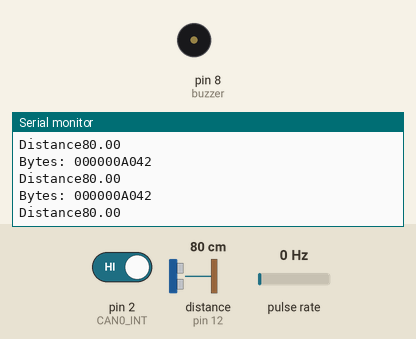
The sketch below on a simulated Arduino Uno, built with avr-gcc and run on an emulated ATmega328P. On the bench: buzzer (waves = sounding, pin HIGH), the last lines printed to the serial monitor. Wiring (inferred from the names in the program): ultrasonic range finder: trigger pin 13; echo pin 12; pulse sensor: data pin 3. Inputs (shaded band) come from the test bench; at power-on: distance to the obstacle (sensor on pin 12) 80 cm, pulse rate 0 Hz, pin 2 (CAN0_INT) HIGH. The echo pulse lasts 58.3 µs per cm; pins used as bus, display or sensor lines are not drawn.

Above: at 1.2 s.
1.3 s: distance to the obstacle (sensor on pin 12) set to 2 cm
At 1.59 s:
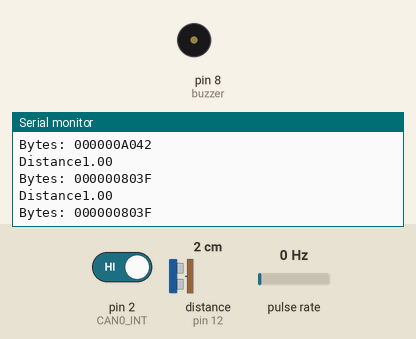
3.0 s: pulse rate (sensor on pin 3) set to 4 Hz
At 3.02 s:
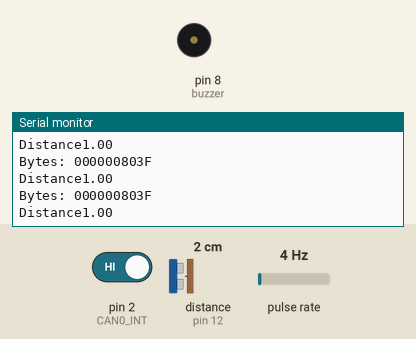
4.9 s: pin 2 (CAN0_INT) driven LOW
At 4.96 s:
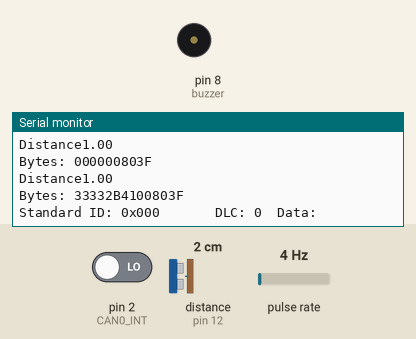
6.5 s: distance to the obstacle (sensor on pin 12) set to 35 cm
At 7.86 s:
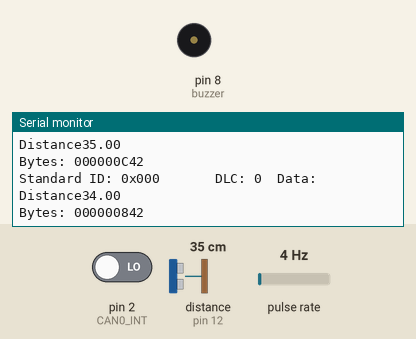
8.5 s: pulse rate (sensor on pin 3) set to 50 Hz
At 9.85 s:
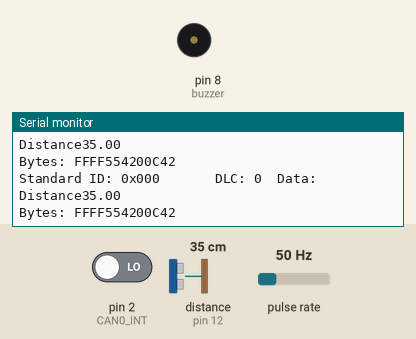
Timing chart, 0 to 11.1 s (numbered marks = the images above; inputs shaded):
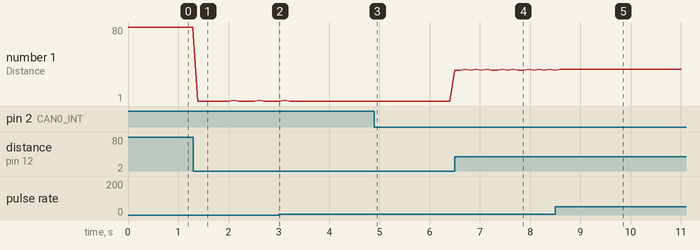

The sketch:

PDC_CAN_distance.ino
```cpp
#include <mcp_can.h>
#include <SPI.h>

// the cs pin of the version after v1.1 is default to D9
// v0.9b and v1.0 is default D10

const int SPI_CS_PIN = 9;
const unsigned int TRIG_PIN = 13;
const unsigned int ECHO_PIN = 12;
const int buzzer = 8;
const unsigned int BAUD_RATE = 115200;

#define ENCODER 3            //light detecting pin, connect D0 with 3
#define CIRCUMFERENCE 0.214  //enter in meter
#define PERIOD 0.1
#define CAN0_INT 2

long unsigned int rxId;
unsigned char len = 0;
unsigned char rxBuf[8];
char msgString[128];
volatile bool gearR = false;

volatile unsigned int counter = 0;
double rpm;
volatile unsigned int buzzer_cnt = 0;

void count() {
  counter++;
}

/* Union that can devide 4byte data */
union DataUnion {
  struct {
    float speed_kmh;
    float distance_cm;
  };

  byte bytes[8];
} data;

MCP_CAN CAN0(SPI_CS_PIN);
int dis_start = 0;

void setup() {
  Serial.begin(115200);

  if (CAN0.begin(MCP_ANY, CAN_500KBPS, MCP_16MHZ) == CAN_OK) {
    // Serial.println("MCP2515 Initialized Successfully!");
  } else {
    // Serial.println("Error Initializing MCP2515...");
  };

  CAN0.setMode(MCP_NORMAL);
  pinMode(CAN0_INT, INPUT);

  //set pin status
  pinMode(TRIG_PIN, OUTPUT);
  pinMode(ECHO_PIN, INPUT);
  pinMode(buzzer, OUTPUT);

  pinMode(ENCODER, INPUT);
  digitalWrite(ENCODER, HIGH);

  //interrupt to the PIN2, when rising edge count worksavrdude: ser_open(): can't open device "/dev/ttyACM0": No such file or directory
  int interrupt = (ENCODER == 2) ? 0 : 1;
  attachInterrupt(interrupt, count, RISING);
}

void loop() {
  static uint32_t previousMillis;

  if (!digitalRead(CAN0_INT)) {
    CAN0.readMsgBuf(&rxId, &len, rxBuf);  // Read data: len = data length, buf = data byte(s)

    if ((rxId & 0x80000000) == 0x80000000)  // Determine if ID is standard (11 bits) or extended (29 bits)
      sprintf(msgString, "Extended ID: 0x%.8lX  DLC: %1d  Data:", (rxId & 0x1FFFFFFF), len);
    else
      sprintf(msgString, "Standard ID: 0x%.3lX       DLC: %1d  Data:", rxId, len);

    Serial.print(msgString);

    if ((rxId & 0x40000000) == 0x40000000) {  // Determine if message is a remote request frame.
      sprintf(msgString, " REMOTE REQUEST FRAME");
      Serial.print(msgString);
    } else {
      if (rxId == 0x123) {
        for (byte i = 0; i < len; i++) {
          sprintf(msgString, " 0x%.2X", rxBuf[i]);
          Serial.print(msgString);
        }

        if (rxBuf[7] == 1) {
          gearR = true;
        } else {
          gearR = false;
          noTone(buzzer);
          // delay(100);
        }
      }
    }

    Serial.println();
  }

  digitalWrite(TRIG_PIN, LOW);
  delayMicroseconds(2);
  digitalWrite(TRIG_PIN, HIGH);
  delayMicroseconds(10);
  digitalWrite(TRIG_PIN, LOW);

  const unsigned long duration = pulseIn(ECHO_PIN, HIGH);
  // Serial.print("Duration");
  // Serial.println(duration);

  if (duration == 0) {
    // Serial.println("Warning: no pulse from sensor");
    // noTone(buzzer);
    // delay(100);
  } else {
  }

  float distance = duration / 29 / 2;
  Serial.print("Distance");
  Serial.println(distance);

  if (gearR == true) {
    if (distance <= 15 && distance > 7) {
      if (buzzer_cnt % 4 < 2) {
        tone(buzzer, 1000);
        delay(100);
      } else {
        noTone(buzzer);
        delay(100);
      }
    } else if (distance <= 7 && distance > 4) {
      if (buzzer_cnt % 2 == 0) {
        tone(buzzer, 1000);
        delay(100);
      } else {
        noTone(buzzer);
        delay(100);
      }
    } else if (distance <= 4) {
      tone(buzzer, 1000);
      delay(100);
    } else {
      noTone(buzzer);
      delay(100);
    }
  } else {
    delay(100);
  }

  data.distance_cm = distance;

  if (millis() - previousMillis >= 1000 * PERIOD) {
    rpm = (counter / 20.0) * 60 / PERIOD;
    data.speed_kmh = rpm * CIRCUMFERENCE * 100 / 60;

    counter = 0;
    previousMillis += 1000 * PERIOD;

    // Serial.print("RPM: ");
    // Serial.println(data.speed_kmh);
  }  // send data per 100ms

  static uint32_t lastCANSend = 0;
  if (millis() - lastCANSend >= 100) {
    lastCANSend = millis();
    byte sndStat = CAN0.sendMsgBuf(0x100, 0, 8, data.bytes);
    Serial.print("Bytes: ");
    for (int i = 0; i < 8; i++) {
      Serial.print(data.bytes[i], HEX);
    }
    Serial.println();

    if (sndStat == CAN_OK) {
      // Serial.println("Message Sent Successfully!");
    } else {
      Serial.println("Error Sending Message...");
    }
  }

  buzzer_cnt++;
}
```

Measured:
- after the input at 1.3 s, the serial monitor: prints a new line after 0.09 s (image 1)
- after the input at 4.9 s, the serial monitor: prints a new line after 0.06 s (image 3)
- after the input at 6.5 s, the serial monitor: prints a new line at once (image 4)
- after the input at 8.5 s, the serial monitor: prints a new line after 0.09 s (image 5)
- plotted number 1: 80 → 1 after the input at 1.3 s, 1 → 34 after the input at 6.5 s
